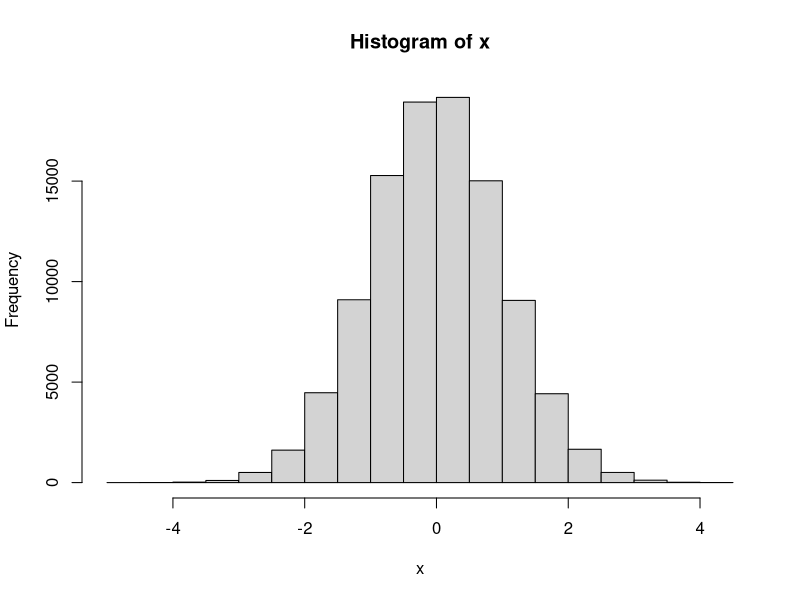
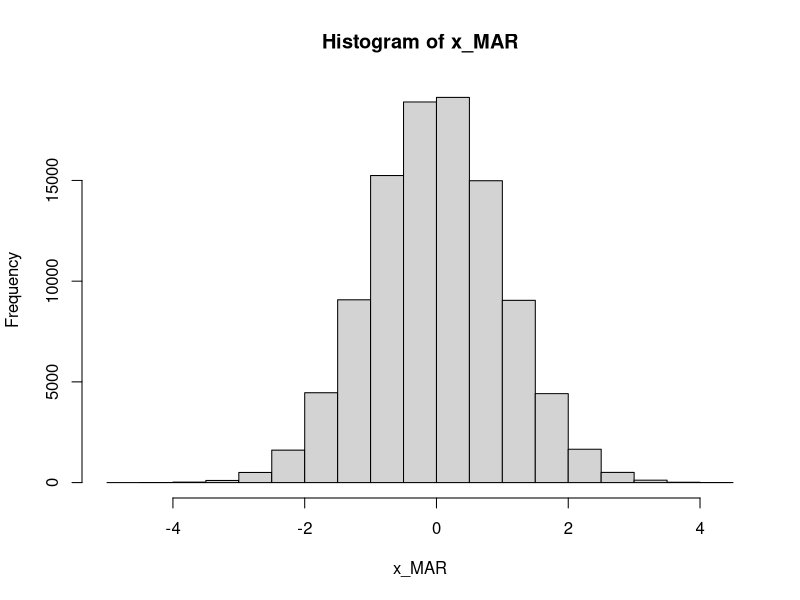
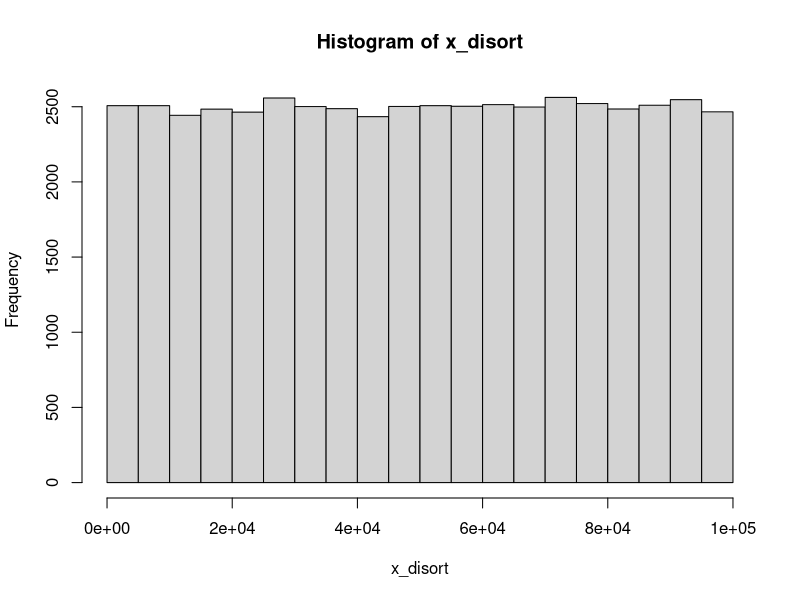

Source code (R) for these figures, in order:
library(tidyverse)

x<-rnorm(100000)

hist(x)

random_sample<-sample(100000,200, replace = FALSE)

NAs<-c(rep(NA,20))

x_MAR<-c(x[-random_sample],NAs)

hist(x_MAR)

x_disort<-order(x) %>% head(50000)

hist(x_disort)
